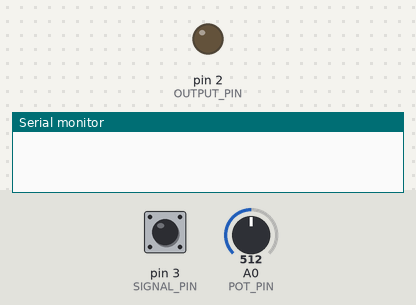
Recording of a sketch running on a simulated Arduino Uno, built with avr-gcc and run on an emulated ATmega328P. Parts: output pins drawn as LEDs (lit = HIGH), the last lines printed to the serial monitor. Inputs (shaded band) come from the test bench; at power-on: pin 3 (SIGNAL_PIN) HIGH, A0 (POT_PIN) = 512.

Above: at 1.2 s.
1.3 s: pin 3 (SIGNAL_PIN) pulled LOW for 0.15 s
At 2.3 s:
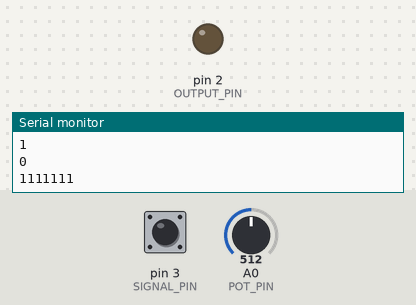
4.3 s: pin 3 (SIGNAL_PIN) pulled LOW for 1 s
At 4.73 s:
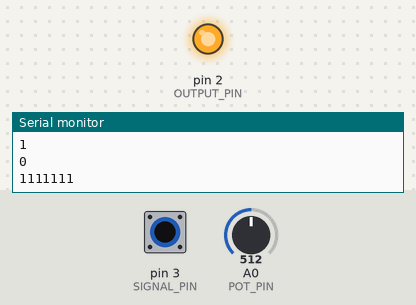
7.3 s: pin 3 (SIGNAL_PIN) pulled LOW for 3.2 s
Timing chart, 0 to 12.1 s (numbered marks = the images above; inputs shaded):
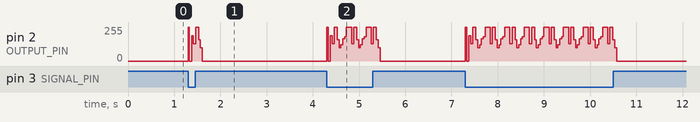

The sketch:

transmitter.ino
```cpp
#define POT_PIN A0
#define OUTPUT_PIN 2
#define SIGNAL_PIN 3

uint8_t potValue;
void sendThroughLaser (const byte, uint8_t);

void setup ()
{
	Serial.begin (9600);
	pinMode (POT_PIN, INPUT);
	pinMode (OUTPUT_PIN, OUTPUT);
	pinMode (SIGNAL_PIN, INPUT_PULLUP);
	digitalWrite (OUTPUT_PIN, LOW);
}

void loop ()
{
	while (digitalRead (SIGNAL_PIN));

	potValue = map (analogRead (POT_PIN), 0, 1023, 0, 255);
	sendThroughLaser (OUTPUT_PIN, potValue);
	delay (20);
}

void sendThroughLaser (const byte outputPin, uint8_t dataToSend)
{
	bool currentOutputState = LOW;
	uint8_t temp = dataToSend;
	for (int i = 0; i < 8; i++){
		digitalWrite (outputPin, !currentOutputState);
		delay (5); //signalling new bit
		currentOutputState = temp & B00000001;	//access LSB of data
		temp >>= 1;
		digitalWrite (outputPin, currentOutputState);
		delay (10);
		Serial.println (currentOutputState);
	}
	digitalWrite (outputPin, LOW);
	Serial.println (dataToSend, BIN);
}
```

Measured:
- after the input at 1.3 s, pin 2 (OUTPUT_PIN): 0/255 → 255/255 at once, → 0/255 0.23 s later
